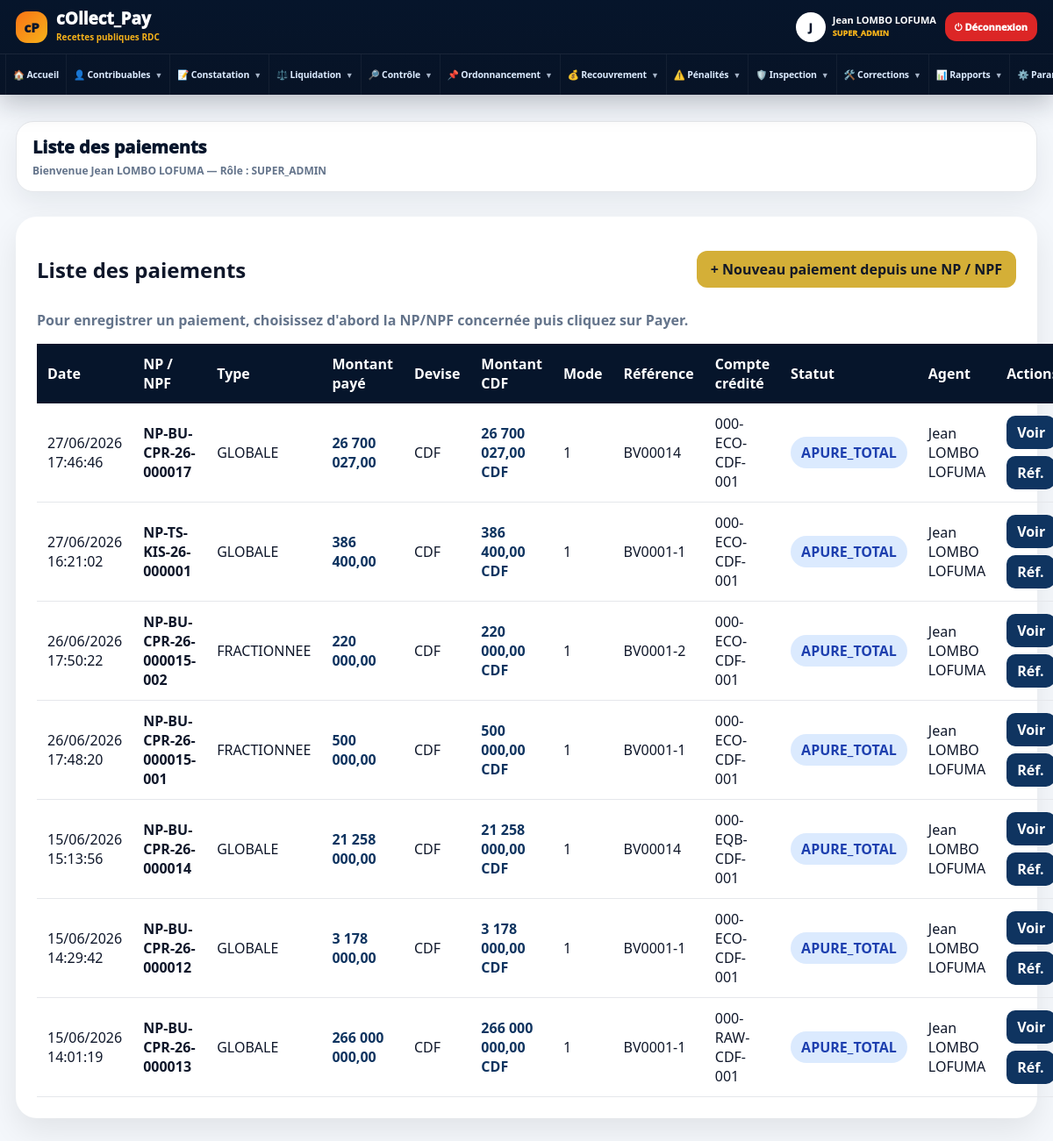
/modules/recouvrement/paiement_list.php (signed in), run on the app's committed database.
### tables this page shows
CREATE TABLE `paiements` (
  `id` int(11) NOT NULL,
  `note_perception_id` int(11) DEFAULT NULL,
  `fraction_id` int(11) DEFAULT NULL,
  `date_paiement` date NOT NULL,
  `montant_paye` decimal(18,2) NOT NULL,
  `devise` enum('CDF','USD','EUR') NOT NULL DEFAULT 'CDF',
  `taux_change` decimal(18,4) NOT NULL DEFAULT 1.0000,
  `montant_converti_cdf` decimal(18,2) NOT NULL,
  `mode_paiement_id` int(11) NOT NULL,
  `banque` varchar(150) DEFAULT NULL,
  `numero_compte` varchar(150) DEFAULT NULL,
  `intitule_compte` varchar(200) DEFAULT NULL,
  `reference_transaction` varchar(150) DEFAULT NULL,
  `compte_credite` varchar(150) DEFAULT NULL,
  `type_carte` varchar(80) DEFAULT NULL,
  `banque_emettrice` varchar(150) DEFAULT NULL,
  `numero_carte_masque` varchar(50) DEFAULT NULL,
  `banque_beneficiaire` varchar(150) DEFAULT NULL,
  `reseau_mobile_money` varchar(80) DEFAULT NULL,
  `telephone_mobile_money` varchar(30) DEFAULT NULL,
  `titulaire_mobile_money` varchar(150) DEFAULT NULL,
  `justificatif` varchar(255) DEFAULT NULL,
  `observation` text DEFAULT NULL,
  `statut` enum('enregistre','apure_partiel','apure_total','annule') DEFAULT 'enregistre',
  `user_comptable_id` int(11) DEFAULT NULL,
  `created_at` timestamp NOT NULL DEFAULT current_timestamp()
);

CREATE TABLE `notes_perception` (
  `id` int(11) NOT NULL,
  `numero_np` varchar(80) NOT NULL,
  `note_debit_id` int(11) NOT NULL,
  `date_ordonnancement` date DEFAULT NULL,
  `date_echeance` date DEFAULT NULL,
  `montant_total` decimal(18,2) DEFAULT 0.00,
  `penalite_recouvrement` decimal(18,2) DEFAULT 0.00,
  `banque_id` int(11) DEFAULT NULL,
  `compte_bancaire` varchar(150) DEFAULT NULL,
  `est_fractionnee` tinyint(1) DEFAULT 0,
  `statut_fractionnement` enum('aucun','en_cours','fractionnee') DEFAULT 'aucun',
  `statut` enum('en_attente','non_payee','partiellement_payee','payee','defaillante','annulee') DEFAULT 'en_attente',
  `user_ordonnateur_id` int(11) DEFAULT NULL,
  `created_at` timestamp NOT NULL DEFAULT current_timestamp(),
  `type_np` enum('globale','fractionnee') DEFAULT 'globale',
  `np_mere_id` int(11) DEFAULT NULL,
  `avis_fractionnement_id` int(11) DEFAULT NULL,
  `numero_tranche` int(11) DEFAULT NULL,
  `declarant_nom` varchar(150) DEFAULT NULL,
  `montant_initial` decimal(18,2) DEFAULT 0.00,
  `montant_paye` decimal(18,2) DEFAULT 0.00,
  `solde_restant` decimal(18,2) DEFAULT 0.00,
  `date_emission` datetime DEFAULT NULL,
  `annotation_autorite` text DEFAULT NULL,
  `sceau_appose` tinyint(1) DEFAULT 0,
  `penalite_assiette` decimal(18,2) DEFAULT 0.00
);

CREATE TABLE `users` (
  `id` int(11) NOT NULL,
  `nom` varchar(150) NOT NULL,
  `email` varchar(150) NOT NULL,
  `telephone` varchar(50) DEFAULT NULL,
  `photo` varchar(255) DEFAULT NULL,
  `statut` enum('actif','inactif') DEFAULT 'actif',
  `derniere_connexion` datetime DEFAULT NULL,
  `password` text NOT NULL,
  `role_id` int(11) DEFAULT NULL,
  `province_id` int(11) DEFAULT NULL,
  `centre_id` int(11) DEFAULT NULL,
  `service_id` int(11) DEFAULT NULL,
  `niveau` enum('centre','province','national') DEFAULT 'centre',
  `actif` tinyint(1) DEFAULT 1,
  `created_at` timestamp NOT NULL DEFAULT current_timestamp(),
  `updated_at` datetime DEFAULT NULL
);

### modules/recouvrement/paiement_list.php (the view, shortened to what this page needs)
<?php
require_once "../../config/database.php";
$stmt = $pdo->prepare("
    SELECT
        p.*,
        np.numero_np,
        np.type_np,
        np.statut AS statut_np,
        u.nom AS nom_comptable
    FROM paiements p
    LEFT JOIN notes_perception np ON p.note_perception_id = np.id
    LEFT JOIN users u ON p.user_comptable_id = u.id
    ORDER BY p.created_at DESC
");
$stmt->execute();
$paiements = $stmt->fetchAll();
function formatDatePaiement($date) {
    return date('d/m/Y H:i:s', strtotime($date));
}
function badgePaiement($statut) {
    $statut = strtolower((string)$statut);
    return '<span class="badge blue">' . strtoupper(htmlspecialchars($statut ?: '-')) . '</span>';
}
?>
<!DOCTYPE html>
<html lang="fr">
<head>
<link rel="stylesheet" href="/collect_pay/assets/css/admin.css">
</head>
<body>
<div class="admin-layout">
<?php require_once "../../includes/sidebar.php"; ?>
<main class="main-content">
<?php require_once "../../includes/topbar.php"; ?>
<div class="panel">
    <div class="top-actions">
        <h2>Liste des paiements</h2>
        <a href="/collect_pay/modules/ordonnancement/np_list.php" class="btn-gold">
            + Nouveau paiement depuis une NP / NPF
        </a>
    </div>
    <p style="margin-top:10px;color:#64748b;font-weight:700;">
        Pour enregistrer un paiement, choisissez d'abord la NP/NPF concernée puis cliquez sur <strong>Payer</strong>.
    </p>
    <table class="table-premium">
        <tr>
            <th>Date</th>
            <th>NP / NPF</th>
            <th>Type</th>
            <th>Montant payé</th>
            <th>Devise</th>
            <th>Montant CDF</th>
            <th>Mode</th>
            <th>Référence</th>
            <th>Compte crédité</th>
            <th>Statut</th>
            <th>Agent</th>
            <th>Actions</th>
        </tr>
        <?php foreach ($paiements as $p): ?>
            <tr>
                <td><?= htmlspecialchars(formatDatePaiement($p['created_at'] ?? $p['date_paiement'] ?? null)) ?></td>
                <td><strong><?= htmlspecialchars($p['numero_np'] ?? '-') ?></strong></td>
                <td><?= strtoupper(htmlspecialchars($p['type_np'] ?? '-')) ?></td>
                <td><span class="amount"><?= number_format((float)($p['montant_paye'] ?? 0), 2, ',', ' ') ?></span></td>
                <td><?= htmlspecialchars($p['devise'] ?? 'CDF') ?></td>
                <td><span class="amount"><?= number_format((float)($p['montant_converti_cdf'] ?? 0), 2, ',', ' ') ?> CDF</span></td>
                <td><?= htmlspecialchars($p['mode_paiement_id'] ?? '-') ?></td>
                <td><?= htmlspecialchars($p['reference_transaction'] ?? '-') ?></td>
                <td><?= htmlspecialchars($p['compte_credite'] ?? '-') ?></td>
                <td><?= badgePaiement($p['statut'] ?? '-') ?></td>
                <td><?= htmlspecialchars($p['nom_comptable'] ?? '-') ?></td>
                <td>
                    <div class="action-buttons">
                        <a href="/collect_pay/modules/recouvrement/paiement_view.php?id=<?= (int)$p['id'] ?>"
                           class="btn-small">
                            Voir
                        </a>
                        <?php if (!empty($p['reference_transaction'])): ?>
                            <a href="/collect_pay/modules/recouvrement/paiement_view.php?reference=<?= urlencode($p['reference_transaction']) ?>"
                               class="btn-small">
                                Réf.
                            </a>
                        <?php endif; ?>
                    </div>
                </td>
            </tr>
        <?php endforeach; ?>
    </table>
</div>
</main>
</div>
</body>
</html>

### assets/css/admin.css (style rules this page uses)
* { box-sizing: border-box; }
body { margin: 0; font-family: 'Segoe UI', sans-serif; background: #f4f7fb; color: #1f2937; }
.admin-layout { min-height: 100vh; }
.main-content { margin-left: 280px; width: calc(100% - 280px); padding: 28px; transition: all .35s ease; }
.top-actions { display: flex; align-items: center; gap: 10px; flex-wrap: wrap; }
.top-actions a, .btn-light, .btn-outline { text-decoration: none; padding: 10px 16px; border-radius: 12px; font-weight: 800; }
.panel { background: white; border-radius: 24px; padding: 24px; margin-top: 28px; box-shadow: 0 15px 35px rgba(0,0,0,.08); }
.table-premium { width: 100%; border-collapse: collapse; }
.table-premium th { background: #06152b; color: white; padding: 12px; text-align: left; }
.table-premium td { padding: 12px; border-bottom: 1px solid #e5e7eb; }

### modules/recouvrement/paiement_list.php (style rules this page uses)
.badge { padding:7px 12px; border-radius:999px; font-weight:900; display:inline-block; }
.blue { background:#dbeafe;color:#1e40af }
.amount { font-weight:900;color:#0f3460 }
.action-buttons { display:flex;gap:8px;flex-wrap:wrap }
.btn-small { display:inline-block; padding:8px 12px; border-radius:10px; text-decoration:none; font-weight:800; background:#0f3460; color:white; }
.btn-gold { display:inline-block; padding:10px 14px; border-radius:12px; text-decoration:none; font-weight:900; background:#d4af37; color:#111827; }
.top-actions { display:flex;justify-content:space-between;align-items:center;gap:12px;flex-wrap:wrap }

### includes/sidebar.php (style rules this page uses)
:root { --cp-navy:#06152b;--cp-blue:#0f3460;--cp-gold:#f6b21a;--cp-bg:#f4f7fb;--cp-border:#e5e7eb;--cp-text:#0f172a;--cp-muted:#64748b }
html,body { margin:0!important;padding:0!important;background:var(--cp-bg)!important;font-family:'Segoe UI',Arial,sans-serif!important;color:var(--cp-text)!important;overflow-x:hidden!important }
.admin-layout { min-height:100vh!important;display:block!important }
.main-content,.cp-main,main { margin-left:0!important;width:100%!important;max-width:100%!important;min-height:100vh!important;padding:0 18px 26px!important }
.top-actions { display:flex!important;gap:10px!important }

### data on the page
paiements: created_at "27/06/2026 17:46:46", note_perception.numero_np "NP-BU-CPR-26-000017", note_perception.type_np "GLOBALE", montant_paye "26 700 027,00", devise "CDF", montant_converti_cdf "26 700 027,00", mode_paiement "1", reference_transaction "BV00014", compte_credite "000-ECO-CDF-001", statut "APURE_TOTAL", user_comptable.nom "Jean LOMBO LOFUMA"
paiements: created_at "27/06/2026 16:21:02", note_perception.numero_np "NP-TS-KIS-26-000001", note_perception.type_np "GLOBALE", montant_paye "386 400,00", devise "CDF", montant_converti_cdf "386 400,00", mode_paiement "1", reference_transaction "BV0001-1", compte_credite "000-ECO-CDF-001", statut "APURE_TOTAL", user_comptable.nom "Jean LOMBO LOFUMA"
paiements: created_at "26/06/2026 17:50:22", note_perception.numero_np "NP-BU-CPR-26-000015-002", note_perception.type_np "FRACTIONNEE", montant_paye "220 000,00", devise "CDF", montant_converti_cdf "220 000,00", mode_paiement "1", reference_transaction "BV0001-2", compte_credite "000-ECO-CDF-001", statut "APURE_TOTAL", user_comptable.nom "Jean LOMBO LOFUMA"
paiements: created_at "26/06/2026 17:48:20", note_perception.numero_np "NP-BU-CPR-26-000015-001", note_perception.type_np "FRACTIONNEE", montant_paye "500 000,00", devise "CDF", montant_converti_cdf "500 000,00", mode_paiement "1", reference_transaction "BV0001-1", compte_credite "000-ECO-CDF-001", statut "APURE_TOTAL", user_comptable.nom "Jean LOMBO LOFUMA"
paiements: created_at "15/06/2026 15:13:56", note_perception.numero_np "NP-BU-CPR-26-000014", note_perception.type_np "GLOBALE", montant_paye "21 258 000,00", devise "CDF", montant_converti_cdf "21 258 000,00", mode_paiement "1", reference_transaction "BV00014", compte_credite "000-EQB-CDF-001", statut "APURE_TOTAL", user_comptable.nom "Jean LOMBO LOFUMA"
paiements: created_at "15/06/2026 14:29:42", note_perception.numero_np "NP-BU-CPR-26-000012", note_perception.type_np "GLOBALE", montant_paye "3 178 000,00", devise "CDF", montant_converti_cdf "3 178 000,00", mode_paiement "1", reference_transaction "BV0001-1", compte_credite "000-ECO-CDF-001", statut "APURE_TOTAL", user_comptable.nom "Jean LOMBO LOFUMA"
paiements: created_at "15/06/2026 14:01:19", note_perception.numero_np "NP-BU-CPR-26-000013", note_perception.type_np "GLOBALE", montant_paye "266 000 000,00", devise "CDF", montant_converti_cdf "266 000 000,00", mode_paiement "1", reference_transaction "BV0001-1", compte_credite "000-RAW-CDF-001", statut "APURE_TOTAL", user_comptable.nom "Jean LOMBO LOFUMA"

### other printed values
substr($nom,0,1) "J"
$nom "Jean LOMBO LOFUMA"
$role "SUPER_ADMIN"
$page_title "Liste des paiements"
